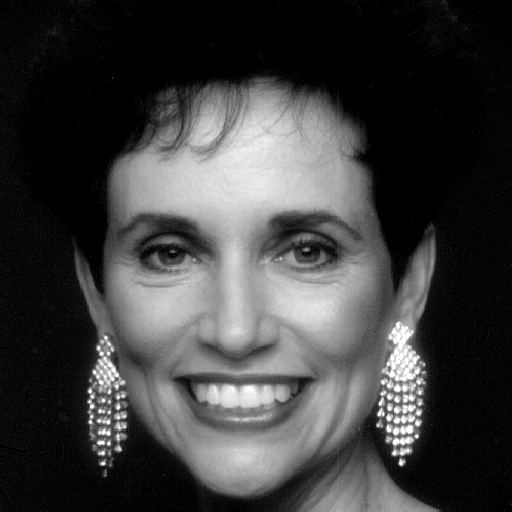
%> input picture PIB/Demos/Demo 10 - DFT and DCT/woman.tif, 512 x 512 px
$ octave --eval "DCT_properties;"   (GNU Octave 9; MATLAB toolbox functions it lacks are replaced by stand-ins)
%> lines starting %> are read from the running program, lines starting %| are printed output that depends on the picture
%
% ISEL - Instituto Superior de Engenharia de Lisboa.
%
% MEIC - Mestrado em Engenharia Informatica e de Computadores.
% MEIM - Mestrado em Engenharia Inform醫ica e Multim閐ia.
%
% PIB - Processamento de Imagem e Biometria.
%
% DCT_properties.m
% Some DCT properties.

function DCT_properties()

close all

% Read test image
%f = imread('bird.gif');
%f = imread('squares.gif');
f = imread('woman.tif');
%> f is the input picture: size 512x512 uint8; min 0, max 255, mean 62.2
%f = imread('rectangle.tif');

% Resolution of the image
[M,N] = size(f);
%> M = 512; N = 512

% The DCT of the image
F = dct2(f);

% Average of the image - computed on the spatial domain
ms = (1 / (M*N)) * sum(sum(double(f)))
%> ms = 62.18

% Average of the image - computed on the DCT domain
md = (1 / (sqrt(M)*sqrt(N)))* F(1,1)
%> md = 62.18

% Power of the image - computed on the spatial domain
Ps = (1 / (M*N)) * sum(sum(double(f).^2))
%> Ps = 9337.8

% Display the image
figure(1);
subplot(121); imagesc(f); title( 'f[m,n] '); axis off;
subplot(122); imagesc( log(1+abs(F)) ); colormap('gray');
title(' F[u,v] (DCT) '); axis off;
%> after `axis off`:
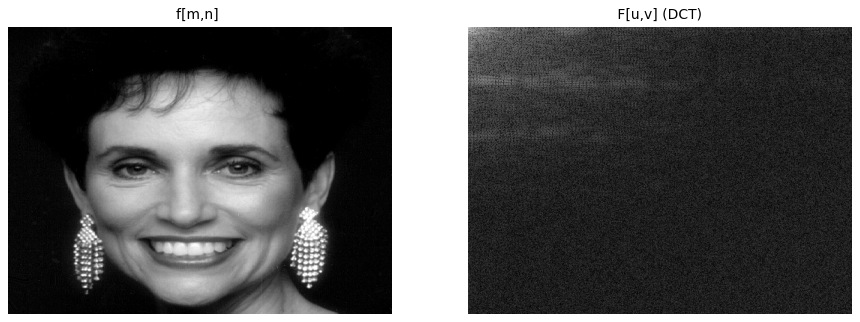
%> figure redrawn from the program's plot data, 2 panels

% Power of the image - computed on the DCT domain
Pd = (1/ (M*N)) * sum(sum(F.^2))
%> Pd = 9337.8

% The (0,0) coefficient
F_00 = F(1,1)
%> F_00 = 31838.6

% The DC power
PDC  = (1 / (M*N)) * F(1,1)^2
%> PDC = 3866.9

% The percentage of DC power
pPDC = 100*PDC / Pd
%> pPDC = 41.41

print '-dpng' 'dct.png'
end

$ run again, with PIB/Demos/Demo 10 - DFT and DCT/bird.gif saved as PIB/Demos/Demo 10 - DFT and DCT/woman.tif
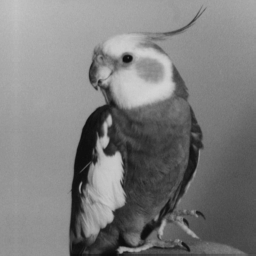
%> input picture PIB/Demos/Demo 10 - DFT and DCT/bird.gif, 256 x 256 px
%> in DCT_properties, f is the input picture: size 256x256 uint8; min 11, max 212, mean 125.4
%> in DCT_properties, `F = dct2(f);`:
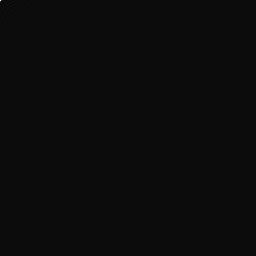
%> F: size 256x256 double; min -1608.1, max 32100.6, mean 0.7; drawn with min black and max white
%> ms = 125.4
%> Ps = 17840
%> in DCT_properties, `axis off`:
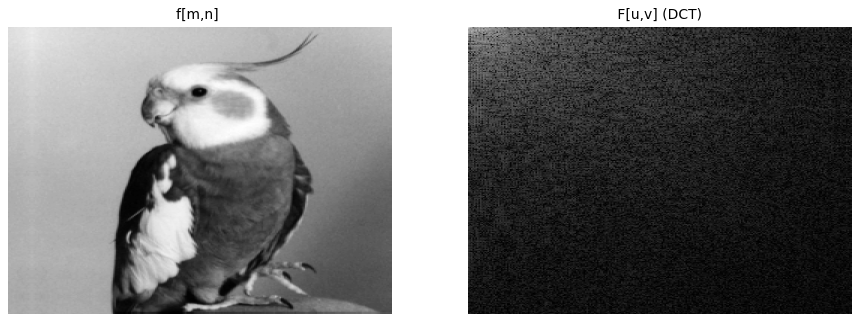
%> figure redrawn from the program's plot data, 2 panels
%> F_00 = 32100.6
%> PDC = 15723.4
%> pPDC = 88.14

$ run again, with PIB/Demos/Demo 10 - DFT and DCT/rectangle.tif copied over PIB/Demos/Demo 10 - DFT and DCT/woman.tif
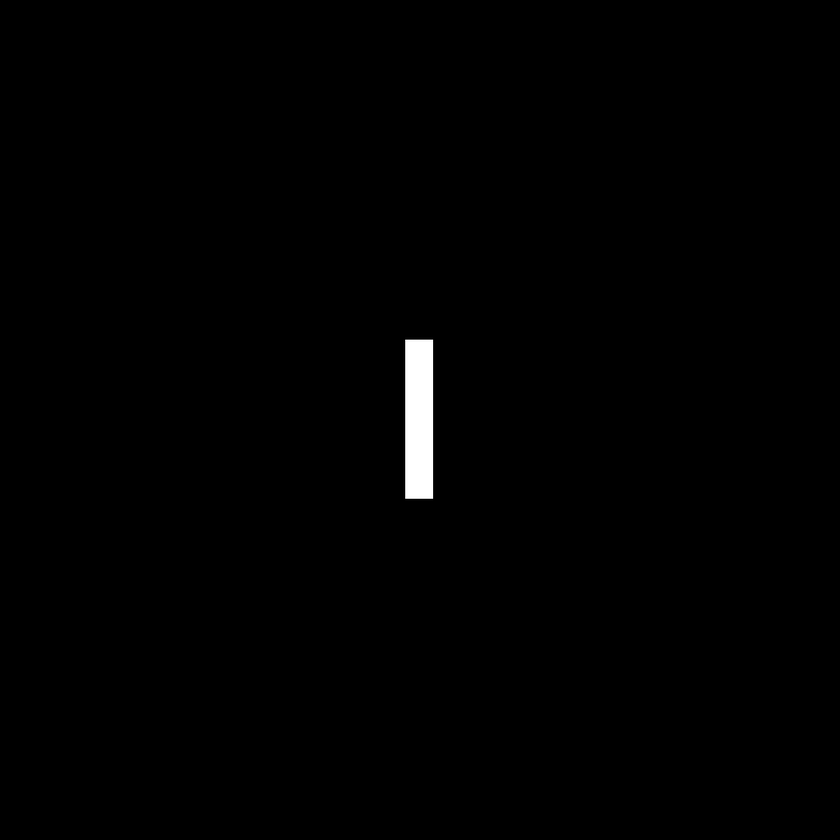
%> input picture PIB/Demos/Demo 10 - DFT and DCT/rectangle.tif, 840 x 840 px, shrunk from 1024 x 1024 before the run
%> in DCT_properties, f is the input picture: size 840x840 uint8; min 0, max 255, mean 1.6
%> ms = 1.61
%> Ps = 403.4
%> in DCT_properties, `axis off`:
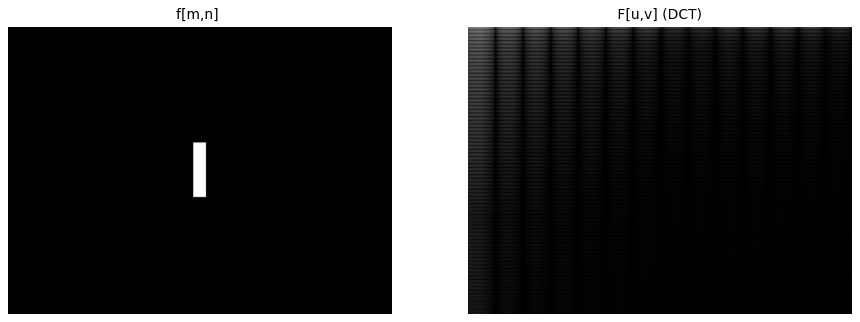
%> figure redrawn from the program's plot data, 2 panels
%> F_00 = 1348.3
%> PDC = 2.58
%> pPDC = 0.639
